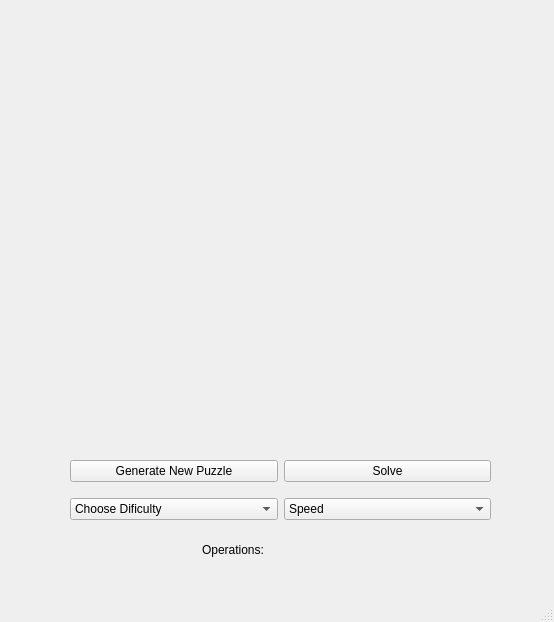
<?xml version="1.0" encoding="UTF-8"?>
<ui version="4.0">
 <class>SudokuSolver</class>
 <widget class="QMainWindow" name="SudokuSolver">
  <property name="geometry">
   <rect>
    <x>0</x>
    <y>0</y>
    <width>554</width>
    <height>622</height>
   </rect>
  </property>
  <property name="windowTitle">
   <string>SudokuSolver</string>
  </property>
  <widget class="QWidget" name="centralwidget">
   <widget class="QWidget" name="gridLayoutWidget">
    <property name="geometry">
     <rect>
      <x>70</x>
      <y>450</y>
      <width>421</width>
      <height>81</height>
     </rect>
    </property>
    <layout class="QGridLayout" name="gridLayout">
     <item row="1" column="0">
      <widget class="QPushButton" name="generate">
       <property name="text">
        <string>Generate New Puzzle</string>
       </property>
      </widget>
     </item>
     <item row="1" column="1">
      <widget class="QPushButton" name="solve">
       <property name="text">
        <string>Solve</string>
       </property>
      </widget>
     </item>
     <item row="2" column="0">
      <widget class="QComboBox" name="dificultyCombo">
       <item>
        <property name="text">
         <string>Choose Dificulty</string>
        </property>
       </item>
       <item>
        <property name="text">
         <string>Easy</string>
        </property>
       </item>
       <item>
        <property name="text">
         <string>Normal</string>
        </property>
       </item>
       <item>
        <property name="text">
         <string>Hard</string>
        </property>
       </item>
       <item>
        <property name="text">
         <string>Extreme (Default)</string>
        </property>
       </item>
       <item>
        <property name="text">
         <string>Imposible</string>
        </property>
       </item>
       <item>
        <property name="text">
         <string>ARE YOU SURE?</string>
        </property>
       </item>
      </widget>
     </item>
     <item row="2" column="1">
      <widget class="QComboBox" name="speedCombo">
       <item>
        <property name="text">
         <string>Speed</string>
        </property>
       </item>
       <item>
        <property name="text">
         <string>30 ms/operation (Default)</string>
        </property>
       </item>
       <item>
        <property name="text">
         <string>20 ms/operation</string>
        </property>
       </item>
       <item>
        <property name="text">
         <string>10 ms/operation</string>
        </property>
       </item>
       <item>
        <property name="text">
         <string>5 ms/operation</string>
        </property>
       </item>
       <item>
        <property name="text">
         <string>1 ms/operation</string>
        </property>
       </item>
      </widget>
     </item>
    </layout>
   </widget>
   <widget class="QWidget" name="gridLayoutWidget_2">
    <property name="geometry">
     <rect>
      <x>20</x>
      <y>10</y>
      <width>521</width>
      <height>431</height>
     </rect>
    </property>
    <layout class="QGridLayout" name="boardLayout"/>
   </widget>
   <widget class="QLabel" name="opLbl">
    <property name="geometry">
     <rect>
      <x>202</x>
      <y>540</y>
      <width>81</width>
      <height>20</height>
     </rect>
    </property>
    <property name="text">
     <string>Operations: </string>
    </property>
   </widget>
   <widget class="QLabel" name="counterLbl">
    <property name="geometry">
     <rect>
      <x>280</x>
      <y>540</y>
      <width>63</width>
      <height>20</height>
     </rect>
    </property>
    <property name="text">
     <string/>
    </property>
   </widget>
  </widget>
  <widget class="QMenuBar" name="menubar">
   <property name="geometry">
    <rect>
     <x>0</x>
     <y>0</y>
     <width>554</width>
     <height>26</height>
    </rect>
   </property>
  </widget>
  <widget class="QStatusBar" name="statusbar"/>
 </widget>
 <resources/>
 <connections/>
</ui>
